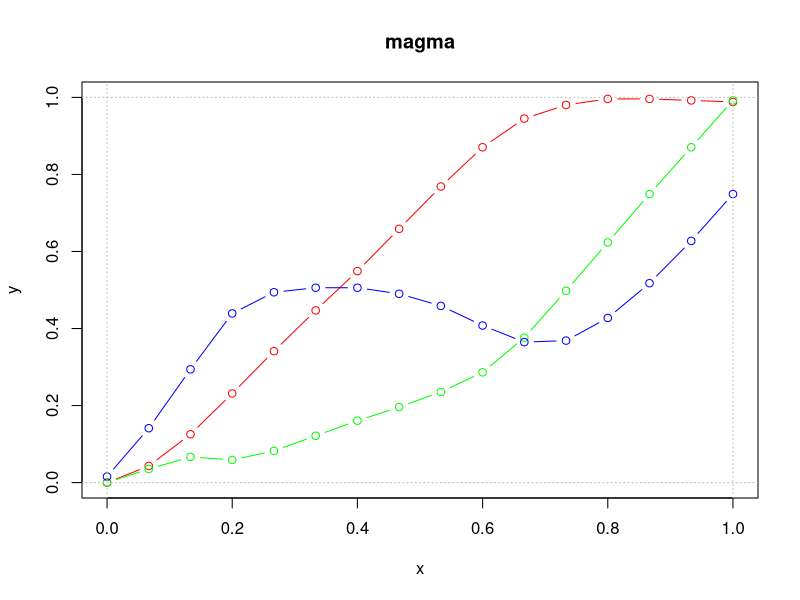
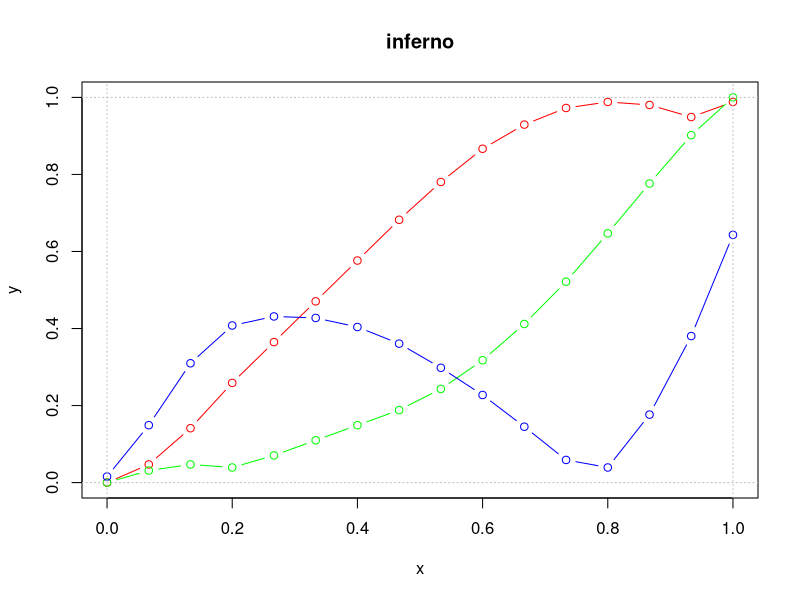
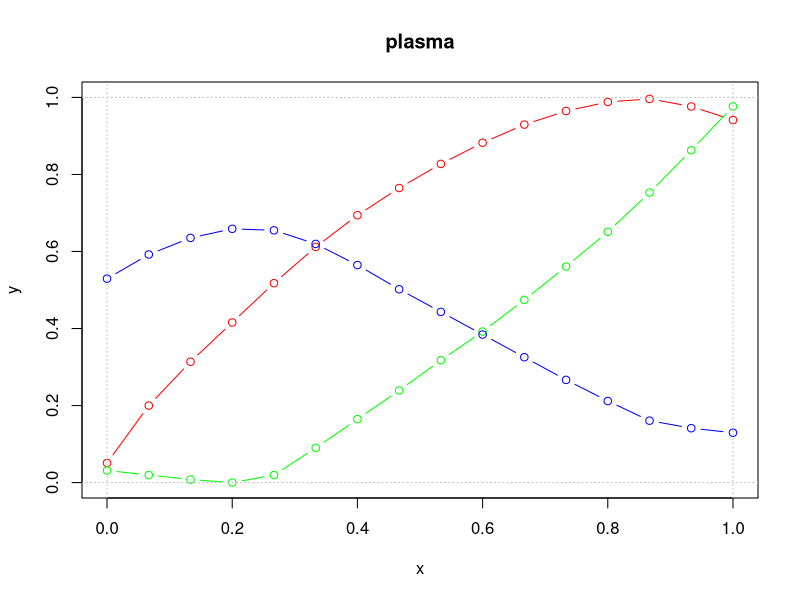
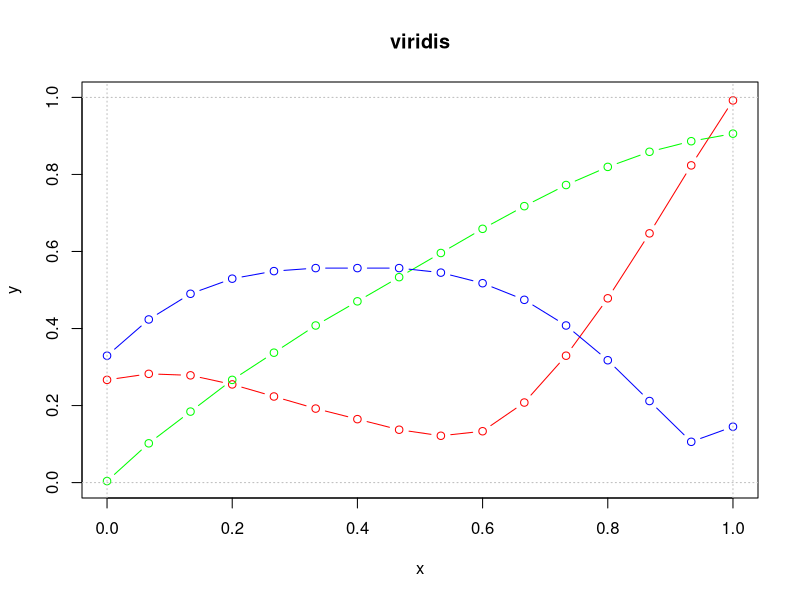
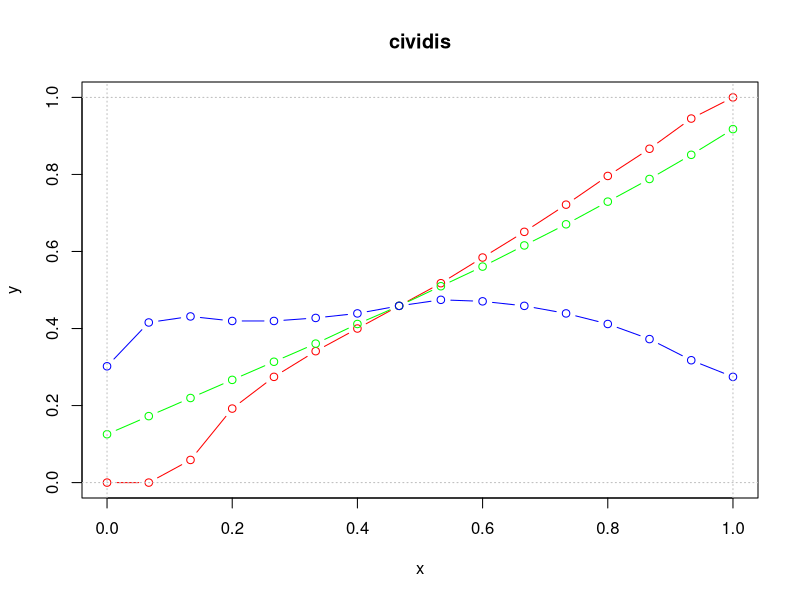
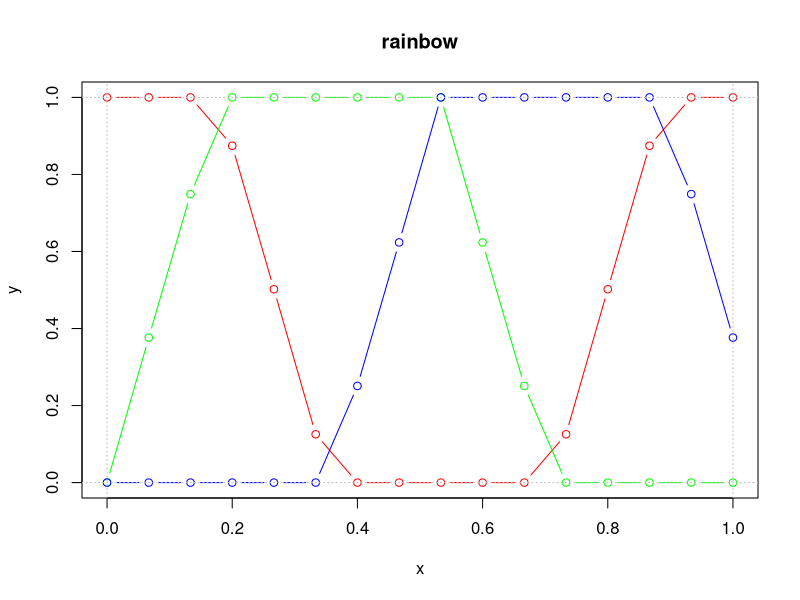
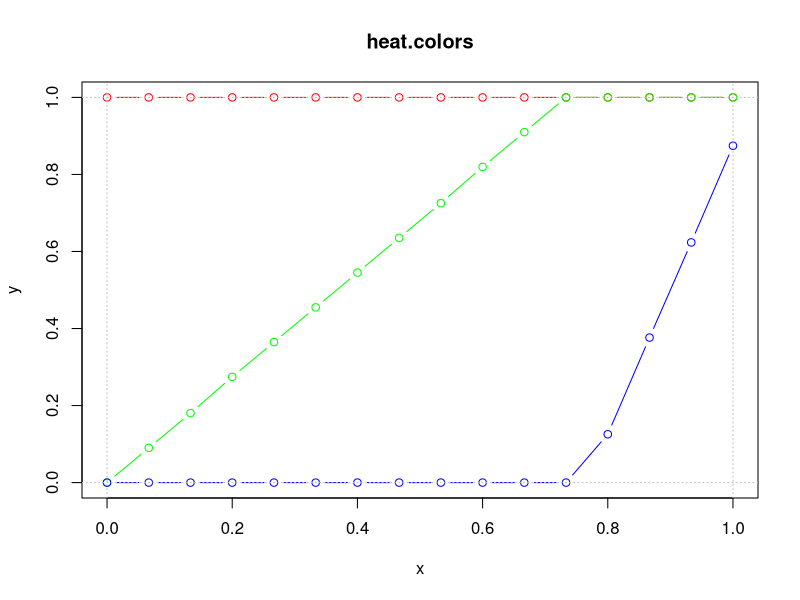
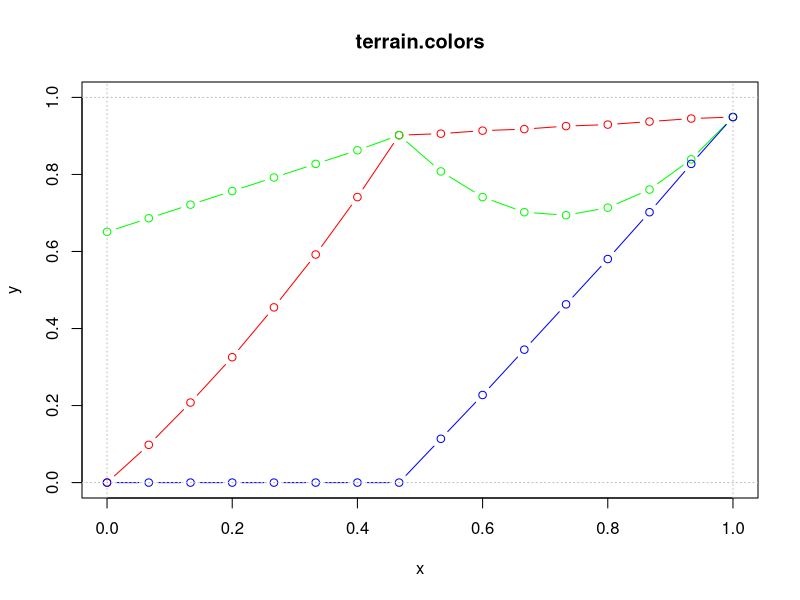

Here is the R script that generated these plots, in order:
# Photoshop curves for viridis and R built-in colourmaps
# www.overfitting.net
# https://www.overfitting.net/2021/01/mapas-de-color-viridis-en-photoshop.html

library(png)
library(viridis)


# Auxiliary write binary functions
escribir_bin=function(valor, fichero) {
    writeBin(0L, fichero, size=1)
    writeBin(as.integer(round(valor)), fichero, size=1)
}

escribir_point=function(x, y, fichero) {
    writeBin(0L, fichero, size=1)
    writeBin(as.integer(round(y)), fichero, size=1)
    writeBin(0L, fichero, size=1)
    writeBin(as.integer(round(x)), fichero, size=1)
}


# Viridis colourmap library:
# https://cran.r-project.org/web/packages/viridis/vignettes/intro-to-viridis.html
# plus standard built-in R colourmaps
cmname=c("magma", "inferno", "plasma", "viridis", "cividis",
         "rainbow", "heat.colors", "terrain.colors", "topo.colors", "cm.colors")
NCOLMAPS=length(cmname)
cmfun=list()  # list containing the functions to build the colourmaps
for (i in 1:NCOLMAPS) cmfun[[i]]=get(cmname[i])

NCOL_ORG=256  # number of possible input values in a Photoshop curve
NCOL=16  # max number of points allowed in a Photoshop curve
WIDTH=(NCOL_ORG-1)/(NCOL-1)  # must be an integer

for (i in 1:NCOLMAPS) {  # loop through all colourmaps
    
    # Obtain 256 RGB values in hex and convert to int
    colourmap=t(col2rgb(cmfun[[i]](NCOL_ORG)))
    # Subsample 16 RGB values (pick 1 sample every WIDTH samples)
    colourmap=colourmap[(row(colourmap)-1) %%  WIDTH == 0]
    dim(colourmap)=c(NCOL,3)
    
    colourmap=t(col2rgb(cmfun[[i]](NCOL)))
    
    # NOTE1: doing just colourmap=t(col2rgb(cmfun[[i]](NCOL))) with NCOL=16
    # leads to offset errors in all built-in colourmaps (viridis are fine)
    # hence we subsample from NCOL_ORG=256 
    
    # NOTE2: another way to obtain the RGB values
    # colour=cmfun[[i]](NCOL)
    # for (j in 1:3) {
    #     colourmap[,j]=strtoi(paste0("0x",substr(colour,start=j*2,stop=j*2+1)))
    #  }
    
    # Output RGB curves
    png(paste0(cmname[i],'.png'))
    x=seq(from=0, to=1, length.out=NCOL)
    plot(x, colourmap[,1]/255, type='b', col='red',
         main=cmname[i], ylab='y', xlim=c(0,1), ylim=c(0,1))
    lines(x, colourmap[,2]/255, type='b', col='green')
    lines(x, colourmap[,3]/255, type='b', col='blue')
    abline(h=c(0,1), v=c(0,1), col='gray', lty='dotted')
    dev.off()
    
    
    # Write values in ACV curves:
    # https://www.adobe.com/devnet-apps/photoshop/fileformatashtml/#50577411_pgfId-1056330
    # Count of points in the curve (short integer from 2...19) -> NO 19 SINO 16
    # Curve points. Each curve point is a pair of short integers
    # where the first number is the output value (vertical coordinate on
    # the Curves dialog graph) and the second is the input value.
    # All coordinates have range 0 to 255

    # Build ACV file
    acv=file(paste0(cmname[i],'.acv'), 'wb')
    
    # Write header
    ACVVERSION=4  # version 4 = count of curves in the file
    NCURVES=4  # count of curves in the file: RGB, R, G and B
    escribir_bin(ACVVERSION, acv)  # ACV version
    escribir_bin(NCURVES, acv)  # count of curves
    
    # RGB curve (NULL)
    escribir_bin(2, acv)  # 2 points in curve
    escribir_point(0, 0, acv)  # (0,0)
    escribir_point(255, 255, acv)  # (255,255)
    
    # R, G and B curves
    for (curve in 1:3) {
        escribir_bin(NCOL, acv)  # NCOL points in curve
        for (j in 1:NCOL) {
            escribir_point(round(255/(NCOL-1)*(j-1)), colourmap[j,curve], acv)
        }
    }
    
    close(acv)
}
